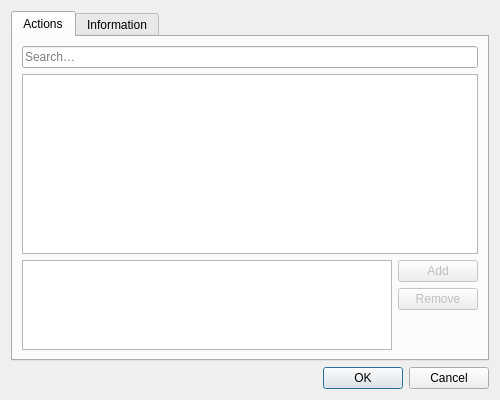
<?xml version="1.0" encoding="UTF-8"?>
<ui version="4.0">
 <class>Meerkat::KeyboardProfileDialog</class>
 <widget class="QDialog" name="Meerkat::KeyboardProfileDialog">
  <property name="geometry">
   <rect>
    <x>0</x>
    <y>0</y>
    <width>500</width>
    <height>400</height>
   </rect>
  </property>
  <property name="windowTitle">
   <string>Profile Configuration</string>
  </property>
  <layout class="QVBoxLayout" name="verticalLayout" stretch="0,0">
   <item>
    <widget class="QTabWidget" name="tabWidget">
     <property name="currentIndex">
      <number>0</number>
     </property>
     <widget class="QWidget" name="actionsTab">
      <attribute name="title">
       <string>Actions</string>
      </attribute>
      <layout class="QVBoxLayout" name="actionsLayout" stretch="0,2,1">
       <item>
        <widget class="QLineEdit" name="filterLineEdit">
         <property name="placeholderText">
          <string>Search…</string>
         </property>
         <property name="clearButtonEnabled">
          <bool>true</bool>
         </property>
        </widget>
       </item>
       <item>
        <widget class="Meerkat::ItemViewWidget" name="actionsViewWidget">
         <property name="editTriggers">
          <set>QAbstractItemView::CurrentChanged|QAbstractItemView::SelectedClicked</set>
         </property>
         <property name="alternatingRowColors">
          <bool>true</bool>
         </property>
         <property name="selectionMode">
          <enum>QAbstractItemView::SingleSelection</enum>
         </property>
         <property name="selectionBehavior">
          <enum>QAbstractItemView::SelectRows</enum>
         </property>
        </widget>
       </item>
       <item>
        <layout class="QHBoxLayout" name="shortcutsLayout">
         <item>
          <widget class="Meerkat::ItemViewWidget" name="shortcutsViewWidget">
           <property name="editTriggers">
            <set>QAbstractItemView::CurrentChanged|QAbstractItemView::SelectedClicked</set>
           </property>
           <property name="dragEnabled">
            <bool>true</bool>
           </property>
           <property name="dragDropOverwriteMode">
            <bool>false</bool>
           </property>
           <property name="dragDropMode">
            <enum>QAbstractItemView::InternalMove</enum>
           </property>
           <property name="defaultDropAction">
            <enum>Qt::MoveAction</enum>
           </property>
           <property name="alternatingRowColors">
            <bool>true</bool>
           </property>
           <property name="selectionMode">
            <enum>QAbstractItemView::SingleSelection</enum>
           </property>
           <property name="selectionBehavior">
            <enum>QAbstractItemView::SelectRows</enum>
           </property>
          </widget>
         </item>
         <item>
          <layout class="QVBoxLayout" name="shosrtcutsButtonsLayout" stretch="0,0,1">
           <item>
            <widget class="QPushButton" name="addShortcutButton">
             <property name="enabled">
              <bool>false</bool>
             </property>
             <property name="text">
              <string>Add</string>
             </property>
            </widget>
           </item>
           <item>
            <widget class="QPushButton" name="removeShortcutButton">
             <property name="enabled">
              <bool>false</bool>
             </property>
             <property name="text">
              <string>Remove</string>
             </property>
            </widget>
           </item>
           <item>
            <spacer name="shortcutsSpacer">
             <property name="orientation">
              <enum>Qt::Vertical</enum>
             </property>
             <property name="sizeType">
              <enum>QSizePolicy::MinimumExpanding</enum>
             </property>
             <property name="sizeHint" stdset="0">
              <size>
               <width>0</width>
               <height>0</height>
              </size>
             </property>
            </spacer>
           </item>
          </layout>
         </item>
        </layout>
       </item>
      </layout>
     </widget>
     <widget class="QWidget" name="informationTab">
      <attribute name="title">
       <string>Information</string>
      </attribute>
      <layout class="QFormLayout" name="informationLayout">
       <item row="0" column="0">
        <widget class="QLabel" name="titleLabel">
         <property name="text">
          <string>Title:</string>
         </property>
         <property name="buddy">
          <cstring>titleLineEdit</cstring>
         </property>
        </widget>
       </item>
       <item row="1" column="0">
        <widget class="QLabel" name="descriptionLabel">
         <property name="text">
          <string>Description:</string>
         </property>
         <property name="buddy">
          <cstring>descriptionLineEdit</cstring>
         </property>
        </widget>
       </item>
       <item row="2" column="0">
        <widget class="QLabel" name="versionLabel">
         <property name="text">
          <string>Version:</string>
         </property>
         <property name="buddy">
          <cstring>versionLineEdit</cstring>
         </property>
        </widget>
       </item>
       <item row="3" column="0">
        <widget class="QLabel" name="authorLabel">
         <property name="text">
          <string>Author:</string>
         </property>
         <property name="buddy">
          <cstring>authorLineEdit</cstring>
         </property>
        </widget>
       </item>
       <item row="0" column="1">
        <widget class="QLineEdit" name="titleLineEdit"/>
       </item>
       <item row="1" column="1">
        <widget class="QLineEdit" name="descriptionLineEdit"/>
       </item>
       <item row="2" column="1">
        <widget class="QLineEdit" name="versionLineEdit"/>
       </item>
       <item row="3" column="1">
        <widget class="QLineEdit" name="authorLineEdit"/>
       </item>
      </layout>
     </widget>
    </widget>
   </item>
   <item>
    <widget class="QDialogButtonBox" name="buttonBox">
     <property name="orientation">
      <enum>Qt::Horizontal</enum>
     </property>
     <property name="standardButtons">
      <set>QDialogButtonBox::Cancel|QDialogButtonBox::Ok</set>
     </property>
    </widget>
   </item>
  </layout>
 </widget>
 <customwidgets>
  <customwidget>
   <class>Meerkat::ItemViewWidget</class>
   <extends>QTreeView</extends>
   <header>src/ui/ItemViewWidget.h</header>
  </customwidget>
 </customwidgets>
 <resources/>
 <connections>
  <connection>
   <sender>buttonBox</sender>
   <signal>accepted()</signal>
   <receiver>Meerkat::KeyboardProfileDialog</receiver>
   <slot>accept()</slot>
   <hints>
    <hint type="sourcelabel">
     <x>227</x>
     <y>378</y>
    </hint>
    <hint type="destinationlabel">
     <x>157</x>
     <y>274</y>
    </hint>
   </hints>
  </connection>
  <connection>
   <sender>buttonBox</sender>
   <signal>rejected()</signal>
   <receiver>Meerkat::KeyboardProfileDialog</receiver>
   <slot>reject()</slot>
   <hints>
    <hint type="sourcelabel">
     <x>295</x>
     <y>384</y>
    </hint>
    <hint type="destinationlabel">
     <x>286</x>
     <y>274</y>
    </hint>
   </hints>
  </connection>
 </connections>
</ui>
